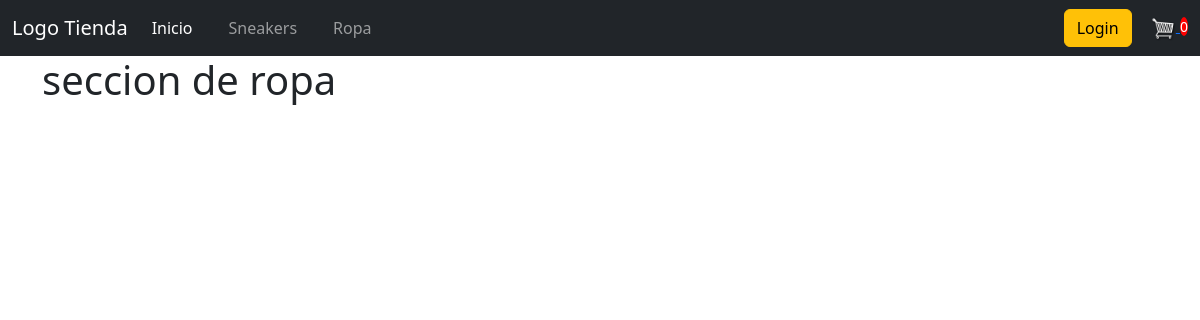
The page /ropa on the database as committed earlier.
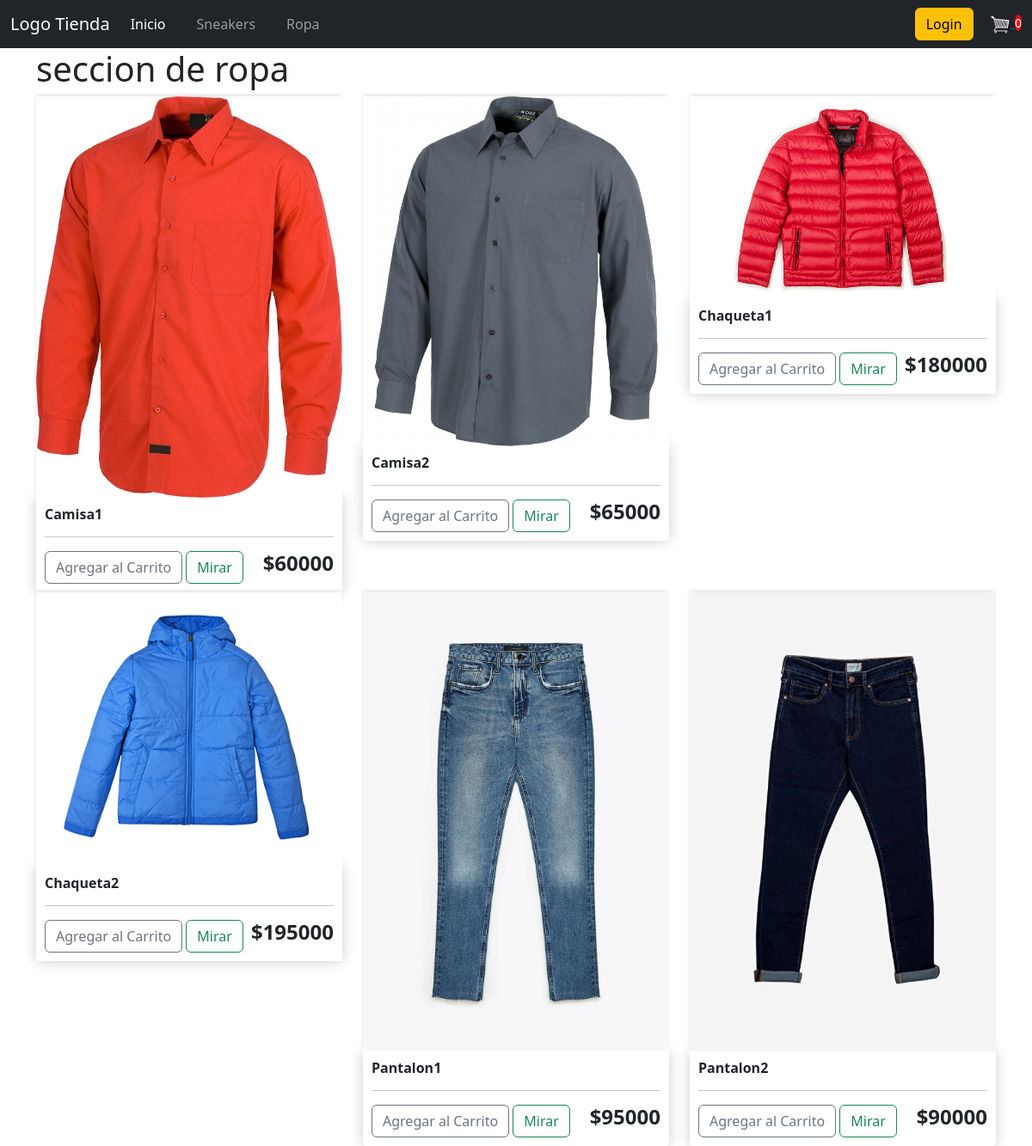
The same page on the database as committed later.
### tienda/models.py (models this page shows, shortened)
class Ropa(models.Model):
    nombre = models.CharField(max_length=200)
    precio = models.DecimalField(max_digits=9, decimal_places=2)
    imagen = models.ImageField(null=True, blank=True)
    @property
    def imagenURL(self):
        try:
            url = self.imagen.url
        except:
            url = ''
        return url

### tienda/views.py (the view)
# urls.py: path('ropa', views.ropa, name='ropa'),
def ropa(request):
    data = cartData(request)
    item_carrito = data['carritoItems']
    ropa = Ropa.objects.all()
    context = {'ropas' : ropa, 'item_carrito': item_carrito}
    return render(request, 'store/ropa.html', context)

### tienda/utils.py (called while the page is built, shortened)
def cookieCart(request):
    try:
        carrito = json.loads(request.COOKIES['cart'])
    except:
        carrito = {}
    print('Carito:', carrito)
    items = []
    pedido = {'get_total_carrito': 0,
            'get_items_carrito': 0}
    item_carrito = pedido['get_items_carrito']
    return {'carritoItems': item_carrito, 'pedido': pedido, 'items': items}

def cartData(request):
    if request.user.is_authenticated:
        cliente = request.user.cliente
        pedido, creado = Pedido.objects.get_or_create(cliente = cliente, completo = False)
        items = pedido.itemspedido_set.all()
        item_carrito = pedido.get_items_carrito
    else:
        cookieData = cookieCart(request)
        item_carrito = cookieData['carritoItems']
        pedido = cookieData['pedido']
        items = cookieData['items']
    return {'carritoItems': item_carrito, 'pedido': pedido, 'items': items}

### tienda/templates/store/ropa.html (shortened to what this page needs)
{% extends 'store/main.html' %}
{% load static %}
{% block contenido %}
<h1>seccion de ropa</h1>
<div class="row">
    {% for ropa in ropas %}
    <div class="col-lg-4">
        <img class="thumbnail" src="{{ropa.imagenURL}}">
        <div class="box-element product">
            <h6><strong>{{ropa.nombre}}</strong></h6>
            <hr>
            <button data-producto={{ropa.id}} data-accion="add" class="btn btn-outline-secondary add-btn actualizar-carrito">Agregar al Carrito</button>
            <a class="btn btn-outline-success" href="#">Mirar</a>
            <h4 style="display: block; float: right;"> <strong>${{ropa.precio|floatformat:0}}</strong></h4>
        </div>
    </div>
    {% endfor %}
</div>
{% endblock contenido %}

### tienda/templates/store/main.html (shortened to what this page needs)
<!DOCTYPE html>
{% load static %}
<html lang="en">
<head>
    <link rel="stylesheet" href="{% static 'css/main.css' %}">
    <link rel="stylesheet" href="{% static 'css/estilos_Inicio.css' %}">
    <link rel="stylesheet" href="{% static 'css/normalize.css' %}">
    <link href="https://cdn.jsdelivr.net/npm/bootstrap@5.3.0-alpha1/dist/css/bootstrap.min.css" rel="stylesheet">
</head>
<body>
    <nav class="navbar navbar-expand-lg navbar-dark bg-dark">
        <div class="container-fluid">
            <a class="navbar-brand" href="{% url 'store' %}">Logo Tienda</a>
            <div class="collapse navbar-collapse" id="navbarSupportedContent">
                <ul class="navbar-nav me-auto mb-2 mb-lg-0">
                    <li class="nav-item">
                        <a class="nav-link active" aria-current="page" href="{% url 'inicio' %}">Inicio</a>
                    </li>
                    <li class="nav-item dropdown">
                        <a class="nav-link dropup" aria-current="page" href="{% url 'zapatos' %}">Sneakers</a>
                    </li>
                    <li class="nav-item dropdown">
                        <a class="nav-link dropup" aria-current="page" href="{% url 'ropa' %}">Ropa</a>
                    </li>
                </ul>
                <div class="form-inline my-2 my-lg-0">
                    <a href="#"class="btn btn-warning">Login</a>
                    <a href="{% url 'cart' %}">
                        <img  id="cart-icon" src="{% static 'images/cart.png' %}">
                    </a>
                        <p id="cart-total">{{item_carrito}}</p>
                </div>
            </div>
        </div>
    </nav>
    <div class="container">
        {% block contenido%}
        {% endblock contenido%}
    </div>
</body>
</html>

### static/css/main.css (style rules this page uses)
body { background-color: hsl(0, 0%, 98%); }
h1,h2,h3,h4,h5,h6 { color:hsl(0, 0%, 30%); }
.box-element { box-shadow:hsl(0, 0%, 80%) 0 0 16px; background-color: #fff; border-radius: 4px; padding: 10px; }
.thumbnail { width: 100%; height: auto; -webkit-box-shadow: -1px -3px 5px -2px rgba(214,214,214,1); -moz-box-shadow: -1px -3px 5px -2px rgba(214,214,214,1); box-shadow: -1px -3px 5px -2px rgba(214,214,214,1); }
.product { border-radius: 0 0 4px 4px; }
.bg-dark { background-color: #4f868c!important; }
#cart-icon { width:25px; display: inline-block; margin-left: 15px; }
.col-lg-4, .col-lg-6, .col-lg-8, .col-lg-12 { margin-top: 10px; }
.btn { border-radius: 0; }
#cart-total { display: inline; text-align: center; color:#fff; background-color: red; min-width: 30px; height: 25px; border-radius: 50%; font-size: 14px; }

### static/css/estilos_Inicio.css (style rules this page uses)
* { margin: 0; padding: 0; box-sizing: border-box; }
nav { flex: 1; text-align: right; }
nav ul { display: inline-block; list-style-type: none; }
nav ul li { display: inline-block; margin-right: 20px; }
a { text-decoration: none; color: #202020; }

Rows that differ between the two databases and show on the page:
added Ropa: imagenURL (picture), nombre "Camisa1", precio "60000"
added Ropa: imagenURL (picture), nombre "Camisa2", precio "65000"
added Ropa: imagenURL (picture), nombre "Chaqueta1", precio "180000"
added Ropa: imagenURL (picture), nombre "Chaqueta2", precio "195000"
added Ropa: imagenURL (picture), nombre "Pantalon1", precio "95000"
added Ropa: imagenURL (picture), nombre "Pantalon2", precio "90000"
